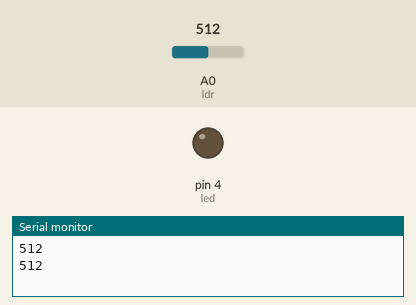
This sketch was run on a simulated Arduino Uno, built with avr-gcc and run on an emulated ATmega328P. On the bench: output pins drawn as LEDs (lit = HIGH), the last lines printed to the serial monitor. The inputs (shaded band) are chosen by the test bench; at power-on: A0 (ldr) = 512.

Above: at 1.8 s.
1.9 s: A0 (ldr) set to 415
3.4 s: A0 (ldr) set to 386
At 4.3 s:
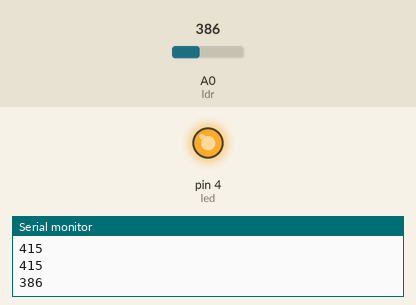
5.5 s: A0 (ldr) set to 410
At 7.0 s:
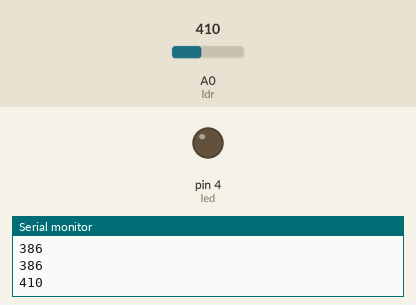
7.5 s: A0 (ldr) set to 390
At 8.6 s:
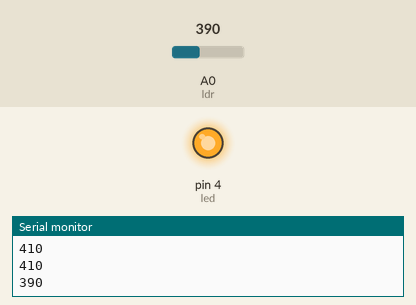
Timing chart, 0 to 10.5 s (numbered marks = the images above; inputs shaded):
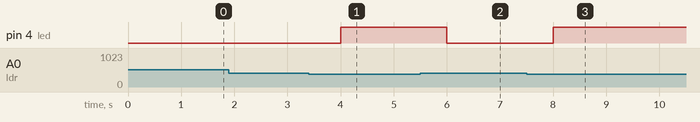

The sketch:

_7-nodemcu_ldr.ino
```cpp
int ldr=A0;
int ldrvalue;
int led = 4;
void setup()
{
  Serial.begin(9600);
  pinMode(led, OUTPUT);
}


void loop()
{
ldrvalue=analogRead(ldr);
Serial.println(ldrvalue);
if (ldrvalue<400)
{
digitalWrite(led, HIGH);
}
else
{
digitalWrite(led, LOW);
}
delay(1000);

}
```

Measured:
- the behaviour switches between 400 and 399 on A0 (ldr) (found by bisection; images 0 and 1)
- after the input at 3.4 s, pin 4 (led): LOW → HIGH after 0.60 s
- after the input at 5.5 s, pin 4 (led): HIGH → LOW after 0.50 s
- after the input at 7.5 s, pin 4 (led): LOW → HIGH after 0.50 s
